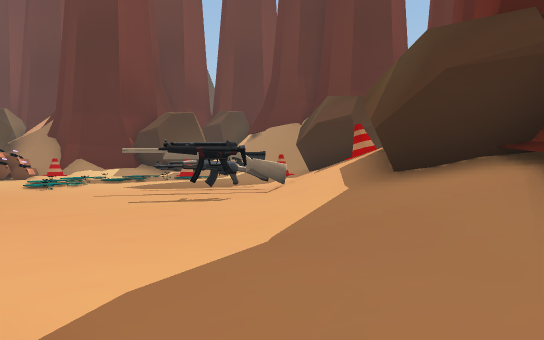
View 1 (above)

24 first-person views from a walk through a scene from a Unity 3-D project. The camera is 1.4 m above the floor, tilts 2° down and sees 70° across. The floor is counted in squares, 2 m on a side. Each view is taken from the middle of a square. On the plan, view 1 faces up. The plan holds only what a view shows up to about 11 squares ahead; the rest is blank. The place goes on beyond the plan.

View 2
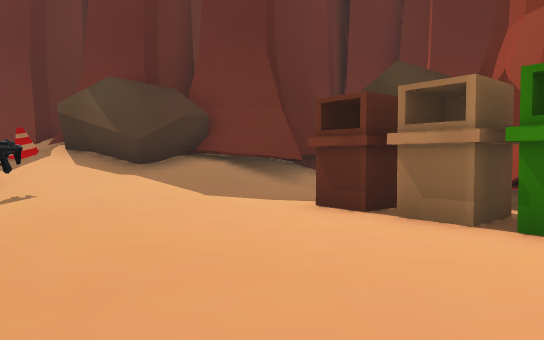

View 3
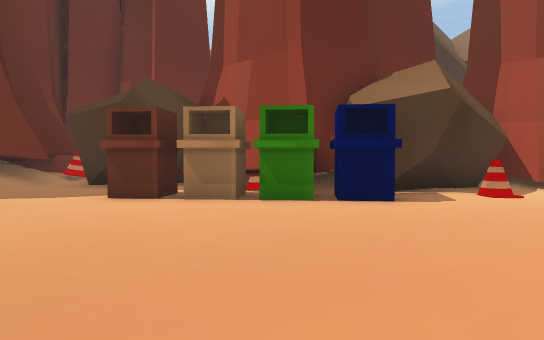

View 4
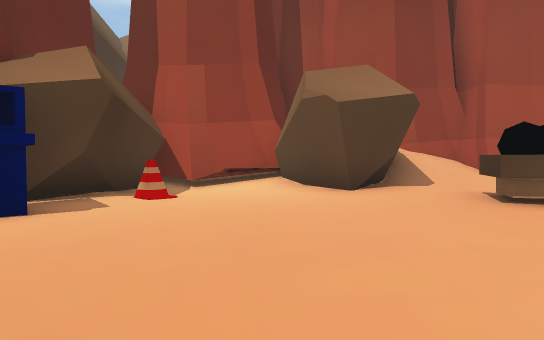

View 5
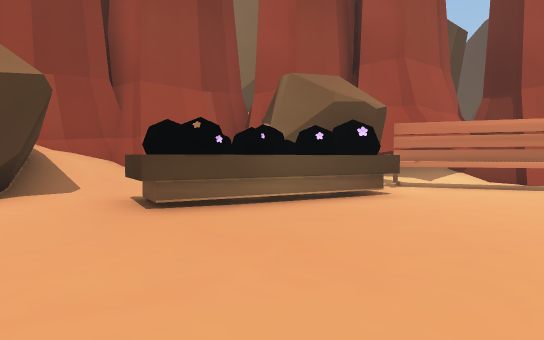

View 6
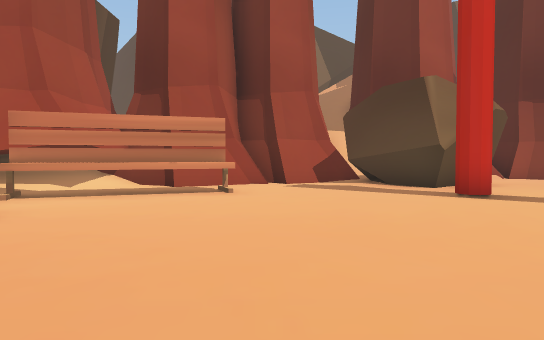

View 7
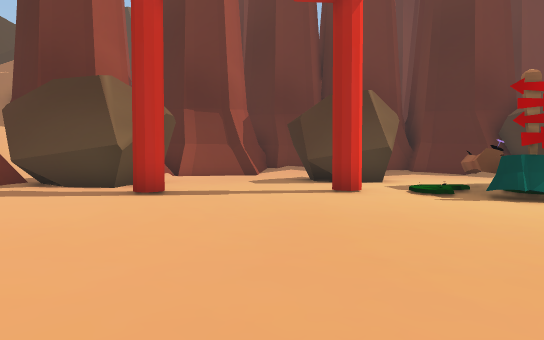

View 8
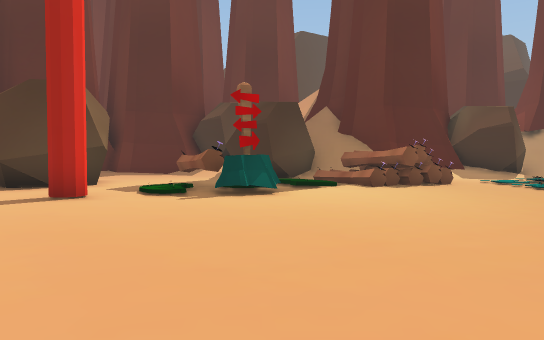

View 9
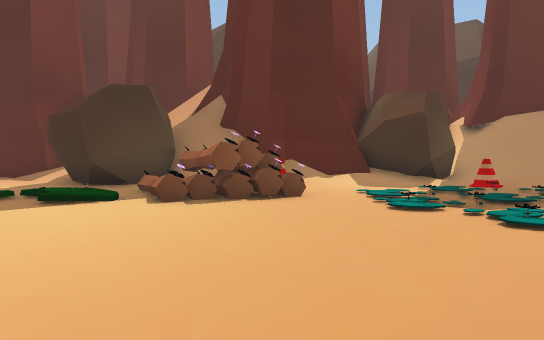

View 10
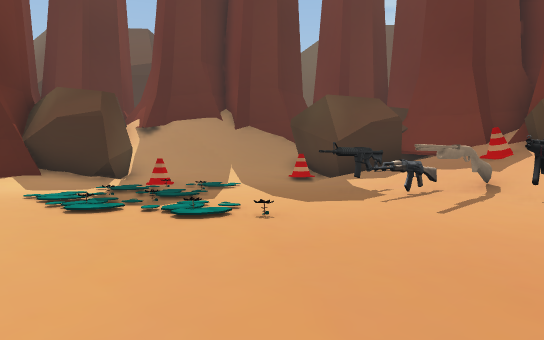

View 11
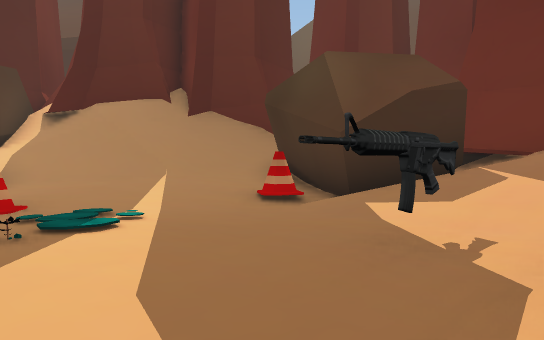

View 12
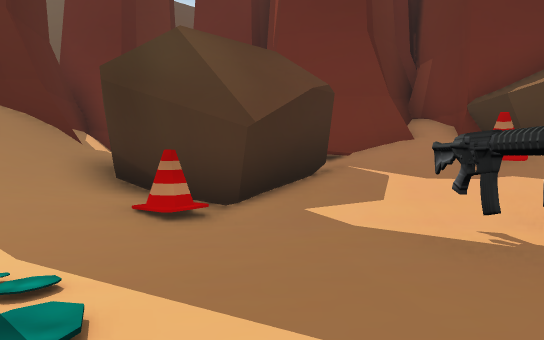

View 13
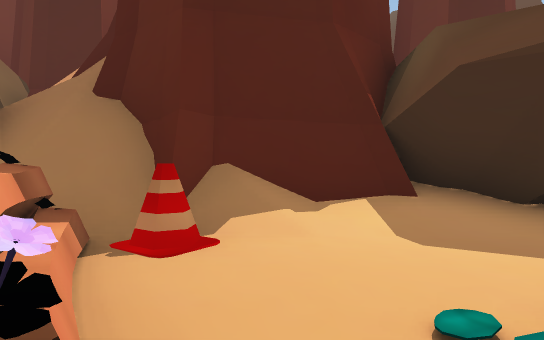

View 14
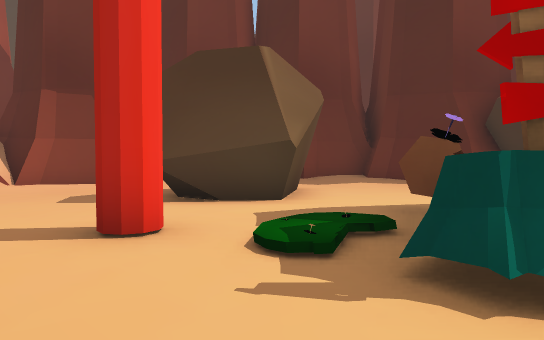

View 15
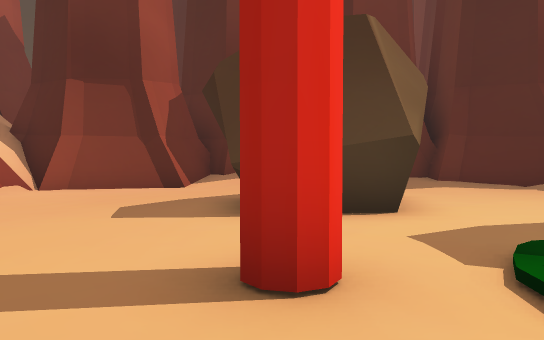

View 16
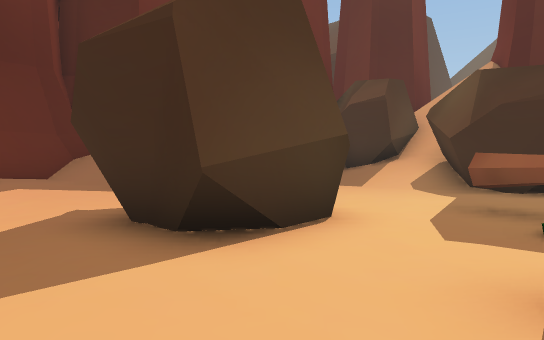

View 17
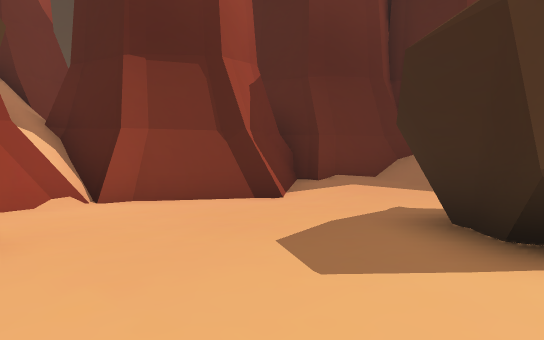

View 18
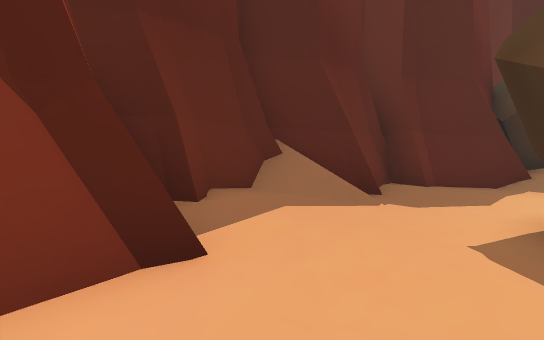

View 19
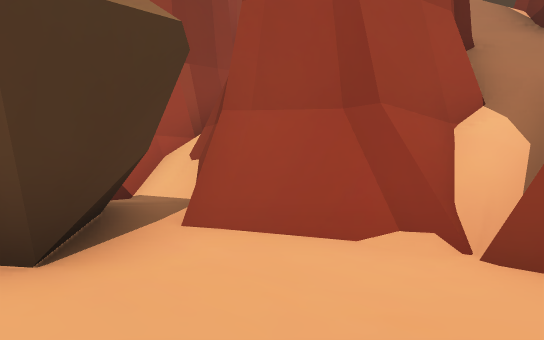

View 20
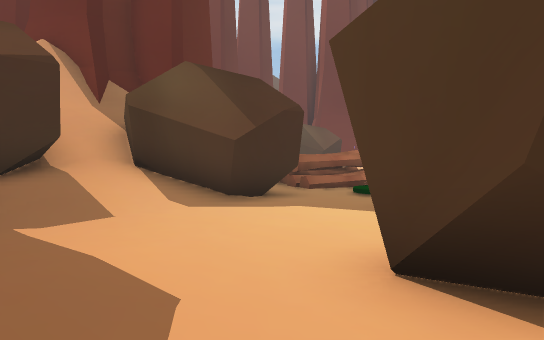

View 21
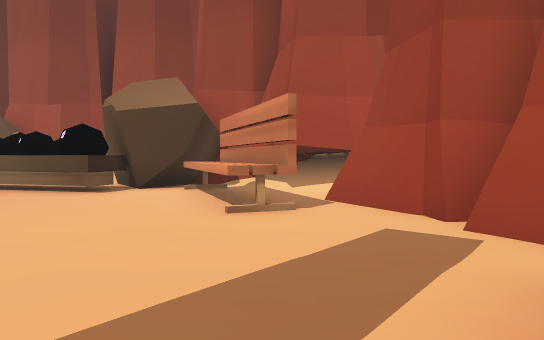

View 22
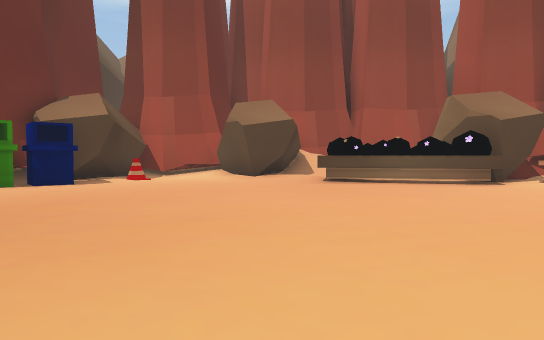

View 23
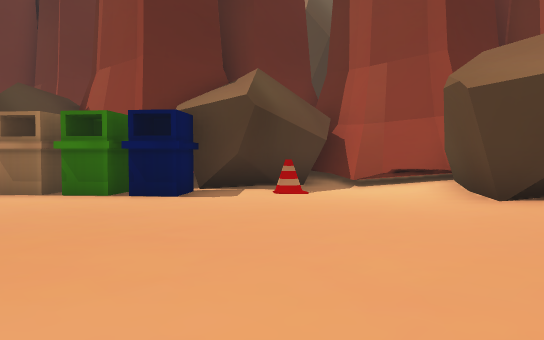

View 24
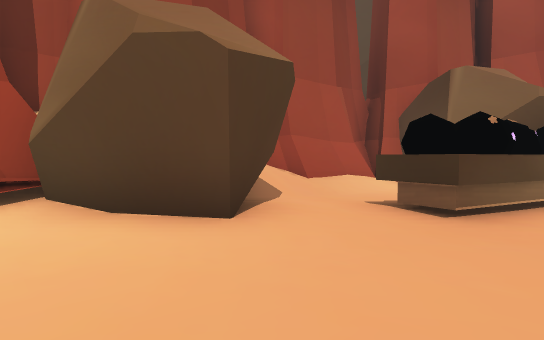

### Floor plan
Key: @ floor where view 1 was taken; # wall or solid block; . main floor; : floor 0.25 m higher than the main floor; / step, stairs or slope; = window, fence, low wall or low ledge; ^ raised ledge; O other object.
Columns run from 25 left of view 1 to 7 right of it. Each row starts with its distance up from view 1.
 22            OOO
 21                 O
 20           O O///O      OO
 19        O OOOO /OO      OOOO
 18       OOOO/O////O      ///OO
 17      OOO/////O//O  OO  ////OO
 16    OOO/:..//OOO//OOOOOO/////OOOO
 15    O//......OOO//O///O/////////O
 14  OOO//.......O..OO....O//////
 13   OO//.OO...../OOO....O.///OO
 12   OO//.OOO.O.//OOO..O.O..OOO    O
 11   OO..OOO..OO.//OO.OO..../OOO O O
 10  OO....O....OO...........//O/OO
  9 OOO.......#.O.......O..OO////OO
  8  #O.................O..OOO/O//OO
  7   OOO....................O/OO O
  6   #OOO.#................O//OO
  5   O OO...................//OO
  4  #OOO....................//OOO
  3    O.....................///OO
  2    OO......................OOOO
  1    OO.^................##...OO
  0     OO#^..............##.@OOOO
 -1    OOO#^.............##OOOO
 -2     OO #.O###.......##OOOOO  O
 -3     #=:OOOO^##......OOOO    OO
 -4     ###OOOO...:OO..OOO      OO
 -5      # O O..///OO...O  O
 -6         OOOO//O OOOOO OO
 -7         OOOOO/   OOOOOO
 -8             OOO
 -9          OOOO   OO
-10                  O

Positions as (right, up) in squares from view 1, and headings:
1: (0, 0), facing up
2: (-7, 2), facing right
3: (-8, 4), facing down-right
4: (-8, 3), facing down
5: (-9, 2), facing down-left
6: (-11, 2), facing left
7: (-11, 2), facing up-left
8: (-12, 2), facing up
9: (-8, 5), facing up
10: (-8, 5), facing up-right
11: (-4, 8), facing up-right
12: (-4, 11), facing right
13: (-7, 11), facing up
14: (-12, 7), facing up-left
15: (-14, 7), facing up-left
16: (-17, 7), facing up
17: (-17, 7), facing up-left
18: (-21, 9), facing up
19: (-20, 10), facing down-left
20: (-20, 14), facing right
21: (-19, 6), facing down
22: (-10, 8), facing down
23: (-11, 2), facing down-right
24: (-7, -1), facing down-left
